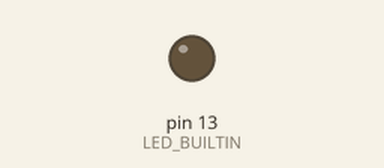
A sketch run on a simulated Arduino Uno, built with avr-gcc and run on an emulated ATmega328P. Shown: output pins drawn as LEDs (lit = HIGH).

Above: at 1.7 s.
At 48.8 s:
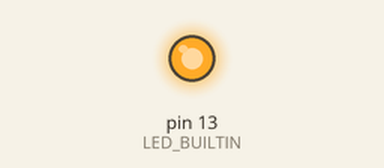
Timing chart, 0 to 51.7 s (numbered marks = the images above):
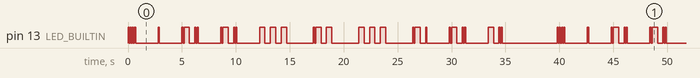

The sketch:

arduinoMorse.ino
```cpp
void setup() {
  // put your setup code here, to run once:
  pinMode(LED_BUILTIN, OUTPUT);
}

void loop() {
  // put your main code here, to run repeatedly:
  stringToMorse("helloworld");
  delay(3000);
}

static void stringToMorse(const char *string){
  size_t len = strlen(string);
  for (int i = 0; i < len; i++){
    const char c = string[i];
    switch(c){
      case 'a':
        blink(true,1);
        blink(false,1);
        break;
      case 'b':
        blink(false,1);
        blink(true, 3);
        break;
      case 'c':
        blink(false,1);
        blink(true,1);
        blink(false,1);
        blink(true,1);
        break;
      case 'd':
        blink(false,1);
        blink(true,2);
        break;
      case 'e':
        blink(true,1);
        break;
      case 'f':
        blink(true,2);
        blink(false,1);
        blink(true,1);
        break;
      case 'g':
        blink(false,2);
        blink(true,1);
        break;
      case 'h':
        blink(true,4);
        break;
      case 'i':
        blink(true,2);
        break;
      case 'j':
        blink(true,1);
        blink(false,3);
        break;
      case 'k':
        blink(false,1);
        blink(true,1);
        blink(false,1);
        break;
      case 'l':
        blink(true,1);
        blink(false,1);
        blink(true,2);
        break;
      case 'm':
        blink(false,2);
        break;
      case 'n':
        blink(false,1);
        blink(true,1);
        break;
      case 'o':
        blink(false,3);
        break;
      case 'p':
        blink(true,1);
        blink(false,2);
        blink(true,1);
        break;
      case 'q':
        blink(false,2);
        blink(true,1);
        blink(false,1);
        break;
      case 'r':
        blink(true,1);
        blink(false,1);
        blink(true,1);
        break;
      case 's':
        blink(true,3);
        break;
      case 't':
        blink(false,1);
        break;
      case 'u':
        blink(true,2);
        blink(false,1);
        break;
      case 'v':
        blink(true,3);
        blink(false,1);
        break;
      case 'w':
        blink(true,1);
        blink(false,2);
        break;
      case 'x':
        blink(false,1);
        blink(true,2);
        blink(false,1);
        break;
      case 'y':
        blink(false,1);
        blink(true,1);
        blink(false,2);
        break;
      case 'z':
        blink(false,2);
        blink(true,2);
        break;
      case ' ':
        delay(3000);
        break;
    }

    delay(2000);

  }
}

static void blink(bool fast, int amount){
  int time = 500;
  if(fast){
    time = 100;
  }

  for(int i = 0; i < amount; i++){
    digitalWrite(LED_BUILTIN, HIGH);
    delay(time);
    digitalWrite(LED_BUILTIN, LOW);
    delay(time);
  }
}
```

Measured:
- by itself, pin 13 (LED_BUILTIN): moves between LOW and HIGH, repeating every 39.8 s
- by itself, everything shown: repeats every 39.8 s, in 64 steps
